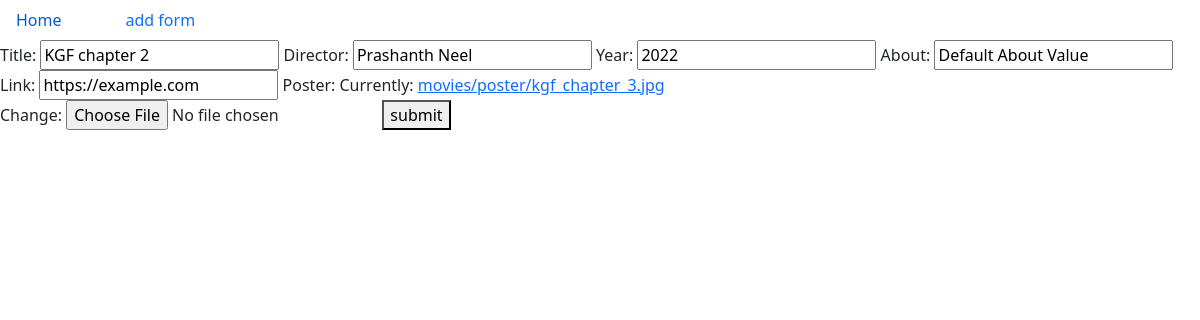
The page /editM/1/ on the database its author committed.
### card/models.py (models this page shows, shortened)
class Movies(models.Model):
    title=models.CharField(max_length=50)
    director=models.CharField(max_length=20)
    year=models.IntegerField()
    about=models.CharField(max_length=100)
    link=models.CharField(max_length=80)
    poster=models.ImageField(upload_to="movies/poster")

### card/views.py (the view)
# urls.py: path("editM/<int:p>/", views.editM, name="editM"),
def editM(request, p):
    m = Movies.objects.get(id=p)
    form = movieform(instance=m)
    if (request.method == "POST"):
        form = movieform(request.POST, request.FILES, instance=m)
        if (form.is_valid()):
            form.save()
            return viewlist(request)
        return render(request, 'Form.html', {"form": form})
    else:  # Add this else block for GET requests
        form = movieform(instance=m)
        return render(request, 'Form.html', {"form": form})

### card/forms.py
class movieform(forms.ModelForm):
    class Meta:
        model = Movies
        fields='__all__'

### templates/Form.html (shortened to what this page needs)
<DOCTYPE html>
{%extends 'base.html'%}
    {% load static %}
    {% block content %}
    <form method="POST" enctype="multipart/form-data">
          {{ form }}
          <button type="submit" >submit</button>
    </form>
    {% endblock %}

### rows shown on the page
Movies: title "KGF chapter 2", director "Prashanth Neel", year "2022", about "Default About Value", link "https://example.com"
